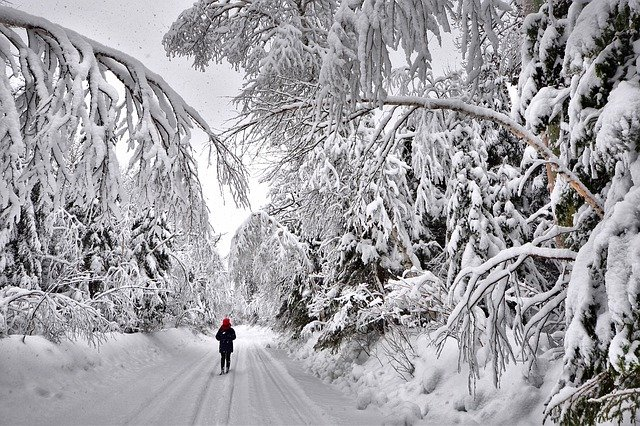
#> input picture opencv/study/PythonCode/images/img13.jpg, 640 x 426 px
$ python c2_morphology.py
#> lines starting #> are read from the running program, lines starting #| are printed output that depends on the picture
### opencv/study/PythonCode/imgRead.py
import cv2

# 영상을 불러오기
def imgRead(imgPath, imgReadType, imgResWidth, imgResHeight):
#> called with imgPath = './images/img13.jpg', imgReadType = 0, imgResWidth = 320, imgResHeight = 240
    img = cv2.imread(imgPath, imgReadType)
#> img: shape (426, 640); min 0, max 255, mean 159.8
    if imgResHeight != 0 | imgResWidth != 0:
        img = cv2.resize(img, (imgResWidth, imgResHeight))
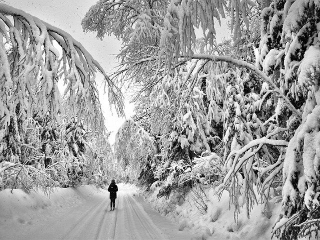
#> img: shape (240, 320); min 0, max 255, mean 159.7
    return img

### opencv/study/PythonCode/createFolder.py
import os

# 폴더 생성하기
def createFolder(dir):
    try:
        if not os.path.exists(dir):
            os.makedirs(dir)
    except OSError:
        print ('Error: createFolder')

### opencv/study/PythonCode/c2_morphology.py
# 열기, 닫기 예제 (c2_morphology.py)

# 관련 라이브러리 선언
import numpy as np
import cv2
from imgRead import imgRead
from createFolder import createFolder

# 영상 읽기
img1 = imgRead("./images/img13.jpg", cv2.IMREAD_GRAYSCALE, 320, 240)

# 모톨로지 연산 수행
methods = [cv2.MORPH_OPEN,
           cv2.MORPH_CLOSE,
           cv2.MORPH_GRADIENT,
           cv2.MORPH_TOPHAT,
           cv2.MORPH_BLACKHAT,
           cv2.MORPH_HITMISS]
ress = []
for method in methods:
    res = cv2.morphologyEx(img1, method, cv2.UMat(), iterations=1)
    ress.append(res)
#> after the loop, ress = 6 items

# 결과 영상 출력
displays = [("input1", img1),
            ("res1", ress[0]),
            ("res2", ress[1]),
            ("res3", ress[2]),
            ("res4", ress[3]),
            ("res5", ress[4]),
            ("res6", ress[5])]
for (name, out) in displays:
    cv2.imshow(name, out)
#> this loop made 7 passes
#> name on passes 1 to 7: 'input1', 'res1', 'res2', 'res3', 'res4', 'res5', 'res6'
#> pass 2, `cv2.imshow(name, out)`:
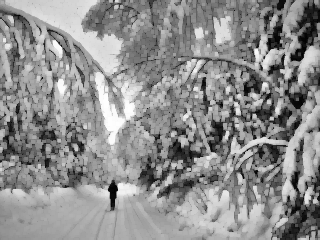
#> window 'res1': shape (240, 320); min 0, max 254, mean 142.2

# 키보드 입력을 기다린 후 모든 영상창 닫기
cv2.waitKey(0)
cv2.destroyAllWindows()

# 영상 저장
save_dir = "./code_res_imgs/c2_morphology"
createFolder(save_dir)
for (name, out) in displays:
    cv2.imwrite(save_dir + "/" + name + ".jpg", out)

$ run again, with opencv/study/PythonCode/images/img1.jpg copied over opencv/study/PythonCode/images/img13.jpg
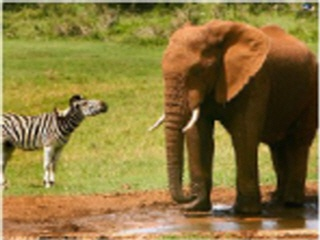
#> input picture opencv/study/PythonCode/images/img1.jpg, 320 x 240 px
#> in imgRead, `img = cv2.imread(imgPath, imgReadType)`:
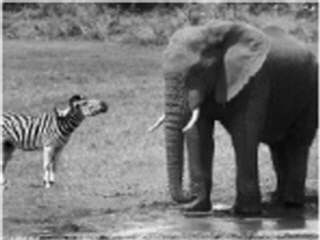
#> img: shape (240, 320); min 1, max 250, mean 117.8
#> after the loop `for method in methods:`: ress = 6 items
#> the loop `for (name, out) in displays:` made 7 passes
#> name on passes 1 to 7: 'input1', 'res1', 'res2', 'res3', 'res4', 'res5', 'res6'
#> pass 2, `cv2.imshow(name, out)`:
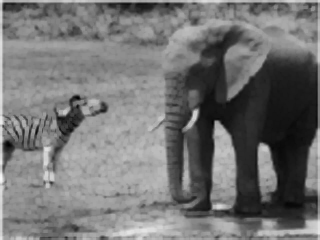
#> window 'res1': shape (240, 320); min 1, max 247, mean 115.6

$ run again, with opencv/study/PythonCode/images/img10.jpg copied over opencv/study/PythonCode/images/img13.jpg
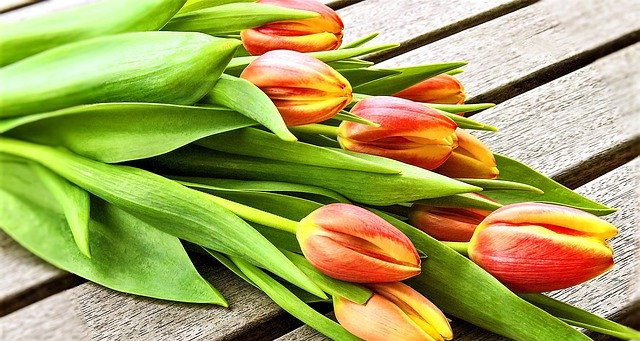
#> input picture opencv/study/PythonCode/images/img10.jpg, 640 x 341 px
#> in imgRead, `img = cv2.resize(img, (imgResWidth, imgResHeight))`:
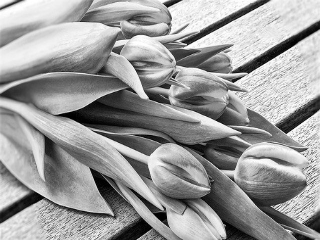
#> img: shape (240, 320); min 0, max 255, mean 154.4
#> after the loop `for method in methods:`: ress = 6 items
#> the loop `for (name, out) in displays:` made 7 passes
#> name on passes 1 to 7: 'input1', 'res1', 'res2', 'res3', 'res4', 'res5', 'res6'
#> pass 2, `cv2.imshow(name, out)`:
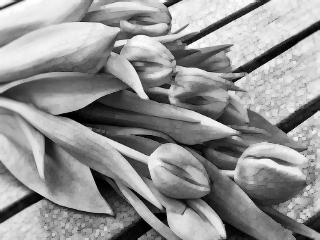
#> window 'res1': shape (240, 320); min 0, max 254, mean 146.8

$ run again, with opencv/study/PythonCode/images/img11.jpg copied over opencv/study/PythonCode/images/img13.jpg
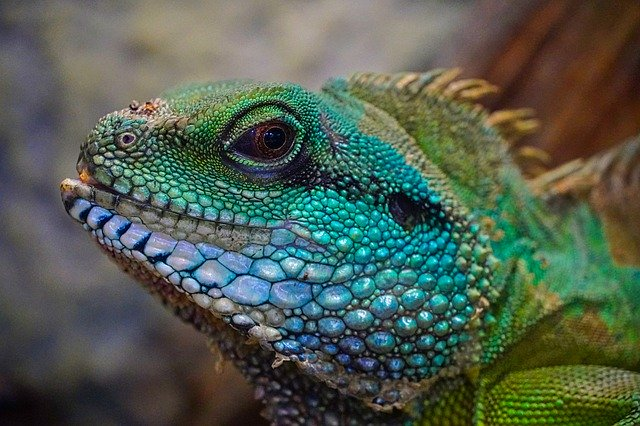
#> input picture opencv/study/PythonCode/images/img11.jpg, 640 x 426 px
#> in imgRead, `img = cv2.resize(img, (imgResWidth, imgResHeight))`:
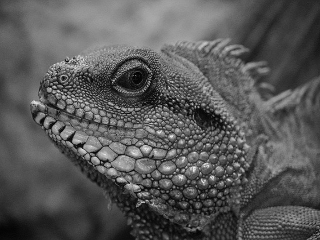
#> img: shape (240, 320); min 1, max 239, mean 88
#> after the loop `for method in methods:`: ress = 6 items
#> the loop `for (name, out) in displays:` made 7 passes
#> name on passes 1 to 7: 'input1', 'res1', 'res2', 'res3', 'res4', 'res5', 'res6'
#> pass 2, `cv2.imshow(name, out)`:
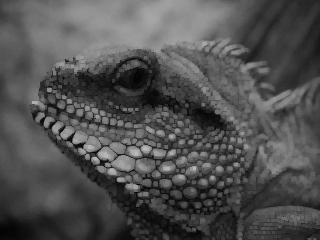
#> window 'res1': shape (240, 320); min 1, max 188, mean 80.4
